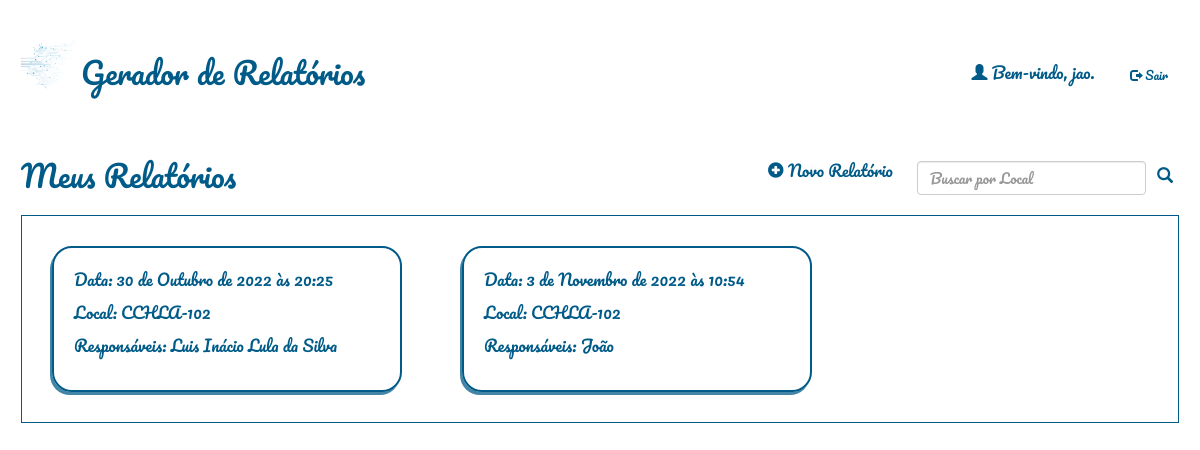
The app's page / (signed in) with its own data.
### relatorio/models.py (models this page shows)
class Relatorio(models.Model):
    autor = models.ForeignKey(User, default=None, on_delete=models.CASCADE)
    data = models.DateTimeField()
    local = models.CharField(max_length=100)
    temperatura = models.IntegerField()
    clima = models.CharField(max_length=100)
    responsaveis = models.TextField(blank=True)
    qualiprof = models.CharField(max_length=100, default='')
    riscos = models.CharField(max_length=100, default='')
    equipamentos = models.CharField(max_length=100, default='')
    sinalizacao = models.CharField(max_length=100, default='')
    desligamento = models.CharField(max_length=4, default='')
    integridade = models.CharField(max_length=4, default='')
    dialogo = models.CharField(max_length=4, default='')
    curso_nr = models.CharField(max_length=4, default='')
    conferido = models.CharField(max_length=4, default='')
    delimitar_area = models.CharField(max_length=4, default='')
    auxconces = models.CharField(max_length=4, default='')
    tensao = models.CharField(max_length=4, default='')
    aterramento = models.CharField(max_length=4, default='')
    altura = models.CharField(max_length=4, default='')
    cinto_seg = models.CharField(max_length=4, default='')
    requi_seg = models.CharField(max_length=4, default='')
    reavaliacao = models.CharField(max_length=4, default='')
    tempambiente = models.CharField(max_length=100, default='')
    condambiente = models.CharField(max_length=100, default='')
    altitude = models.CharField(max_length=100, default='')
    presagua = models.CharField(max_length=100, default='')
    pressolidos = models.CharField(max_length=100, default='')
    pressubst = models.CharField(max_length=100, default='')
    solmecanicas = models.CharField(max_length=100, default='')
    presmofo = models.CharField(max_length=100, default='')
    presfauna = models.CharField(max_length=100, default='')
    infleletro = models.CharField(max_length=100, default='')
    radsolar = models.CharField(max_length=100, default='')
    descatm = models.CharField(max_length=100, default='')
    movdoar = models.CharField(max_length=100, default='')
    vento = models.CharField(max_length=100, default='')
    competencia = models.CharField(max_length=100, default='')
    reseletr = models.CharField(max_length=100, default='')
    contpessoas = models.CharField(max_length=100, default='')
    condfuga = models.CharField(max_length=100, default='')
    natmatpr = models.CharField(max_length=100, default='')
    natmatcons = models.CharField(max_length=100, default='')
    classestr = models.CharField(max_length=100, default='')
    documentacao = models.CharField(max_length=100, default='')
    ambientesofreu = models.CharField(max_length=100, default='')
    instalacaoinspecionada = models.CharField(max_length=100, default='')
    linhaseletricasdisp = models.CharField(max_length=100, default='')
    compinstalacao = models.CharField(max_length=100, default='')
    linhaseletricascorr = models.CharField(max_length=100, default='')
    tomadasdeforca = models.CharField(max_length=100, default='')
    qtdesufitomadas = models.CharField(max_length=100, default='')
    instlquadist = models.CharField(max_length=100, default='')
    novoscircuitos = models.CharField(max_length=100, default='')
    advquadist = models.CharField(max_length=100, default='')
    dispprotecaoident = models.CharField(max_length=100, default='')
    protcircuitos = models.CharField(max_length=100, default='')
    barramentoquadist = models.CharField(max_length=100, default='')
    bitola = models.CharField(max_length=100, default='')
    condutident = models.CharField(max_length=100, default='')
    disjundif = models.CharField(max_length=100, default='')
    dispprotecaosurtos = models.CharField(max_length=100, default='')
    servseguranca = models.CharField(max_length=100, default='')
    esqaterramento = models.CharField(max_length=100, default='')
    reservadeenergia = models.CharField(max_length=100, default='')
    fontseguranca = models.CharField(max_length=100, default='')
    paralelismo = models.CharField(max_length=100, default='')
    capbarramento = models.PositiveSmallIntegerField(default=0)
    protgeral = models.PositiveSmallIntegerField(default=0)
    protdr = models.PositiveSmallIntegerField(default=0)
    protdps = models.PositiveSmallIntegerField(default=0)
    vab = models.PositiveSmallIntegerField(default=0)
    van = models.PositiveSmallIntegerField(default=0)
    ia= models.PositiveSmallIntegerField(default=0)
    vbc = models.PositiveSmallIntegerField(default=0)
    vbn = models.PositiveSmallIntegerField(default=0)
    ib= models.PositiveSmallIntegerField(default=0)
    vca = models.PositiveSmallIntegerField(default=0)
    vcn = models.PositiveSmallIntegerField(default=0)
    ic= models.PositiveSmallIntegerField(default=0)
    continuidade = models.CharField(max_length=100, default='')
    resistencia = models.CharField(max_length=100, default='')
    selvpelv = models.CharField(max_length=100, default='')
    verificacao = models.CharField(max_length=100, default='')
    ensaiodetensao = models.CharField(max_length=100, default='')
    ensaiodefunc = models.CharField(max_length=100, default='')
    circuito = models.CharField(max_length=100, default='')

### relatorio/views.py (the view)
# urls.py: path('', relatorio_views.relatorio_list, name="home"),
@login_required(login_url="/accounts/login/")
def relatorio_list(request):
    usuario = request.user
    if(request.method=='POST'):
        busca = request.POST['busca']
        relatorios = Relatorio.objects.filter(autor=usuario, local__contains=busca).order_by('data')
        return render(request, 'relatorio/relatorio_list.html', {'relatorios': relatorios, 'busca':busca})
    relatorios = Relatorio.objects.filter(autor=usuario).order_by('data')
    return render(request, 'relatorio/relatorio_list.html', {'relatorios': relatorios})

### relatorio/templates/relatorio/relatorio_list.html (shortened to what this page needs)
{% extends 'base_layout.html'%}
{% block content %}
    <header>
        <div class="meuscompromissosdiv">
            <h2>Meus Relatórios</h2>
        </div>
        <nav>
            <li>
                <a class="botao-icon" href="{% url 'relatorio:cria' %}">
                    <span class="glyphicon glyphicon-plus-sign"></span>
                    Novo Relatório
                </a>
            </li>
            <li>
                <form method=POST action="{% url 'home' %}" class="form-inline">
                    <input class="form-control me-2" type="search" placeholder="Buscar por Local" aria-label="Search" name="busca">
                    <button class="btn-outline-secondary" id="searchbutton" type="submit"><span class="glyphicon glyphicon-search"></span></button>
                </form>
            </li>
        </nav>
    </header>
    <div class="compromissos">
        {% if not relatorios %}
            {% if busca %}
                <br>
                <p style="margin-left: 20px;">  Sua busca por <span style="color:rgba(221, 33, 33, 0.705);">' {{ busca }} '</span> não encontrou resultados.</p>
                <br>
            {% else %}
                <br>
                <p style="margin-left: 20px; color:rgba(221, 33, 33, 0.705);">  Não há nenhum relatório ainda.</p>
                <br>
            {% endif %}
        {% else %}
            {% for relatorio in relatorios %}
            <a href="{% url 'relatorio:visualiza' rel_id=relatorio.id %}">
                <div class="compromisso">
                    <p>Data: {{ relatorio.data }}</p>
                    <p>Local: {{ relatorio.local }}</p>
                    <p class="obs">Responsáveis: {{ relatorio.responsaveis }}</p>
                </div>
            </a>
            {% endfor %}
        {% endif %}
        </div>
{% endblock %}

### templates/base_layout.html (shortened to what this page needs)
<!DOCTYPE html>
<html lang="pt-BR">
<head>
    <link href="https://cdn.jsdelivr.net/npm/bootstrap@5.1.3/dist/css/bootstrap.min.css" rel="stylesheet">
    <link rel="stylesheet" href="https://maxcdn.bootstrapcdn.com/bootstrap/3.4.0/css/bootstrap.min.css">
    {% load static %}
    <link rel="stylesheet" href="{% static 'styles.css' %}">
</head>
<body>
    <header class="wrapper">
        <h1><a href="{% url 'home' %}"><img src="{% static 'logo.png' %}" alt="calendario"/>Gerador de Relatórios</a></h1>
        <nav>
            <ul style="margin: 40px 0 0 0;">
                {% if user.is_authenticated %}
                <li>
                    <span class="glyphicon glyphicon-user"></span> Bem-vindo, {{ user }}.
                </li>
                <li>
                    <form class="logout-link" action="{% url 'accounts:logout' %}" method="post">
                        <button type="submit" class="btn btn-default btn-sm">
                            <span class="glyphicon glyphicon-log-out"></span> Sair
                        </button>
                    </form>
                </li>
                {% else %}
                    <li><a class="botao-icon" href="{% url 'accounts:login' %}">Log in</a></li>
                    <li><a class="botao-icon" href="{% url 'accounts:signup' %}">Sign up</a></li>
                {% endif %}
            </ul>
        </nav>
    </header>
    <div class="wrapper">
        {% block content %}
        {% endblock %}
    </div>
</body>
</html>

### assets/styles.css (style rules this page uses)
body { background-color: #ffffff; color: #005b88; padding: 0 1px 0 1px; font-family: Pacifico; font-size: medium; }
p.obs { white-space: nowrap; overflow: hidden; text-overflow: ellipsis; width: 330px; word-wrap: break-word; padding-bottom: 1%; }
img { width: 60px; height: auto; vertical-align: bottom; }
.compromissos { width: 100%; display: table; border: 1px solid #005b88; }
.compromisso { width: 350px; border-radius: 20px; float: left; box-shadow: -2px 3px #005b88bd; border: 2px solid #005b88; margin: 30px; padding: 20px; }
h1 a { font-weight: normal; font-size: 30px; margin: 0; }
h2,h3,h4,h5 { color: #005b88; font-weight: normal; margin: 0; }
a { color: #005b88; }
a, a:hover, a:visited { text-decoration: none; }
.wrapper { margin: 0 auto; padding: 20px; }
header { display: grid; align-self: center; grid-template-columns: 1fr 1fr; padding: 20px 0; }
nav { justify-self: end; }
nav li { display: inline-block; margin-left: 20px; }
.form-inline { display: inline-table; }
.botao-icon { display: table-cell; background: none; font-family: Pacifico; color: #005b88; cursor: pointer; size-adjust: 2px; border-width: 0; cursor: pointer; padding-left: 15px; }
.meuscompromissosdiv { display: inline-table; }
.btn-outline-secondary { background-color: #005b88; color: #f8fcff; border: 1px solid #005b88; }
#searchbutton { color: #005b88; background-color: #ffffff; border: 0px; }
.btn.btn-default.btn-sm { color: #005b88; background-color: transparent; border-color: transparent; }

### records on screen
Relatorio: data "30 de Outubro de 2022 às 20:25", local "CCHLA-102", responsaveis "Luis Inácio Lula da Silva"
Relatorio: data "3 de Novembro de 2022 às 10:54", local "CCHLA-102", responsaveis "João"

### other values on screen
{{ user }} "jao"
